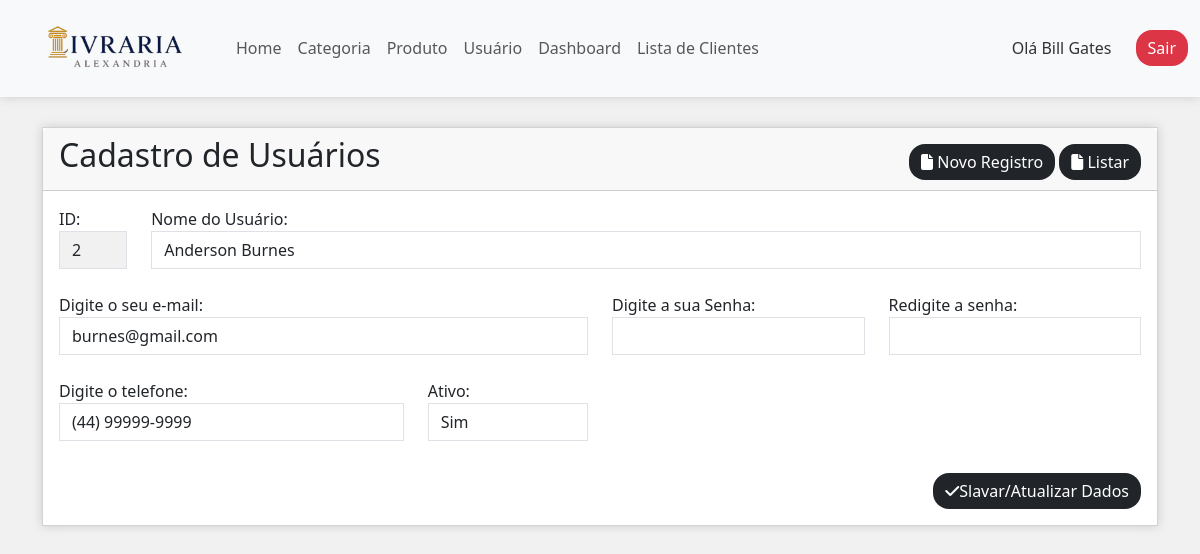
The page /public/usuario/index/2 (signed in) on the database its author committed.
### tables this page shows
CREATE TABLE `usuario` (
  `id` int(11) NOT NULL,
  `nome` varchar(100) NOT NULL,
  `email` varchar(100) NOT NULL,
  `senha` varchar(200) NOT NULL,
  `telefone` varchar(25) NOT NULL,
  `ativo` enum('S','N') NOT NULL
);

### controllers/UsuarioController.php (called while the page is built, shortened)
<?php
    require "../models/Usuario.php";
    class UsuarioController {
        public function __construct()
        {
            $db = new Conexao();
            $pdo = $db->conectar();
            $this->usuario = new Usuario($pdo);
        }
        public function index($id) {
            require "../views/usuario/index.php";
        }
    }

### models/Usuario.php (called while the page is built, shortened)
<?php
    class Usuario {
        private $pdo;
        public function __construct($pdo)
        {
            $this->pdo = $pdo;
        }
        public function editar($id) {
            $sql = "select * from usuario where id = :id limit 1";
            $consulta = $this->pdo->prepare($sql);
            $consulta->bindParam(":id", $id);
            $consulta->execute();
            return $consulta->fetch(PDO::FETCH_OBJ);
        }
    }

### views/usuario/index.php (the view, shortened to what this page needs)
<?php
    if(!empty($id)) {
        $dados = $this->usuario->editar($id);
    }
    $id = $dados->id ?? NULL;
    $nome = $dados->nome ?? NULL;
    $email = $dados->email ?? NULL;
    $telefone = $dados->telefone ?? NULL;
?>
<div class="container">
    <div class="card">
        <div class="card-header">
            <h2 class="float-start">Cadastro de Usuários</h2>
            <div class="float-end">
                <a href="usuario" title="Novo Registro" class="btn btn-dark mt-2 border-0 rounded-4">
                    <i class="fas fa-file"></i> Novo Registro
                </a>
                <a href="usuario/listar" title="Listar" class="btn btn-dark mt-2 border-0 rounded-4">
                    <i class="fas fa-file"></i> Listar
                </a>
            </div>
        </div>
        <div class="card-body">
            <form name="formUsuario" method="post" data-parsley-validate="" action="usuario/salvar">
                <div class="row">
                    <div class="col-12 col-md-1">
                        <label for="id">ID:</label>
                        <input type="text" name="id" id="id" class="form-control"
                        readonly value="<?=$id?>">
                    </div>
                    <div class="col-12 col-md-11">
                        <label for="nome">Nome do Usuário:</label>
                        <input type="text" name="nome" id="nome" class="form-control" value="<?=$nome?>"
                        required data-parsley-required-message="Preecha o nome">
                    </div>
                </div>
                <br>
                <div class="row">
                    <div class="col12 col-md-6">
                        <label for="email">Digite o seu e-mail:</label>
                        <input type="email" name="email" id="email" class="form-control" value="<?=$email?>"
                        required data-parsley-required-message="Preecha o e-mail"
                        data-parsley-type-message="Digite um e-mail válido">
                    </div>
                    <div class="col-12 col-md-3">
                        <label for="senha">Digite a sua Senha:</label>
                        <input type="password" name="senha" id="senha" class="form-control">
                    </div>
                    <div class="col-12 col-md-3">
                        <label for="redigite">Redigite a senha:</label>
                        <input type="password" name="redigite" id="redigite" class="form-control"
                        data-parsley-equalto="#senha"
                        data-parsley-equalto-message="As senhas não são iguais">
                    </div>
                </div>
                <br>
                <div class="row">
                    <div class="col-12 col-md-4">
                        <label for="telefone">Digite o telefone:</label>
                        <input type="text" name="telefone" id="telefone" class="form-control" value="<?=$telefone?>"
                        required data-parsley-required-message="Digite um telefone">
                    </div>
                    <div class="col-12 col-md-2">
                        <label for="ativo">Ativo:</label>
                        <select name="ativo" id="ativo" class="form-control"
                        required data-parsley-required-message="Selecione ativo">
                        <option value="S">Sim</option>
                    </select>
                    </div>
                </div>
                <br>
                <button type="submit" class="btn btn-dark mt-2 border-0 rounded-4 float-end">
                    <i class="fas fa-check"></i>Slavar/Atualizar Dados
                </button>
            </form>
        </div>
    </div>
</div>

### public/css/style.css (style rules this page uses)
body { background-color: #f1f1f1; color: #333; }
.form-control, .btn { border-radius: 0; }
.form-control[readonly] { background: #f1f1f1; }

### rows shown on the page
usuario: id "2", nome "Anderson Burnes", email "burnes@gmail.com", telefone "(44) 99999-9999"

### other values the page prints
$_SESSION["alexandria"]["nome"] "Bill Gates"
